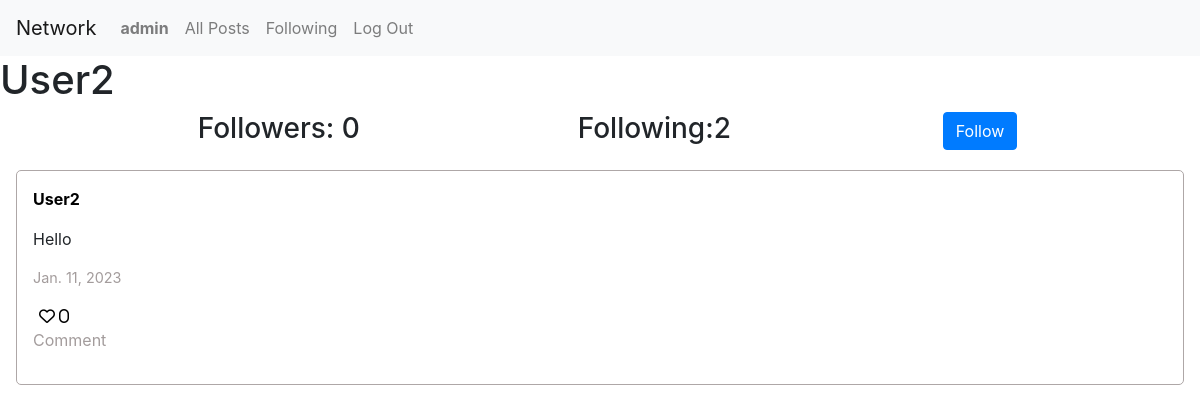
The page /user/5 (signed in) on the database its author committed.
### network/models.py (models this page shows, shortened)
class User(AbstractUser):
    pass

class Post(models.Model):
    author = models.ForeignKey(User, on_delete=models.CASCADE)
    text = models.CharField(max_length=100)
    date = models.DateField(auto_now_add=True)
    likes = models.IntegerField(default=0)

### network/views.py (the view)
# urls.py: path("user/<int:id>",views.user, name="user"),
def user(request,id):
        user = User.objects.get(pk=id)
        posts = Post.objects.filter(author = user)
        following = Follow.objects.filter(user=user)
        followers = Follow.objects.filter(user_follower=user)
        paginator = Paginator(posts, 5)
        page_number = request.GET.get('page')
        posts_of_the_page = paginator.get_page(page_number)
        liked_posts_arr = liked_posts(request.user)
        try:
            checkFollow = followers.filter(user = User.objects.get(pk = request.user.id))
            if len(checkFollow) != 0:
                isFollowing = False
            else:
                isFollowing = True
        except:
            isFollowing = False
        return render(request, "network/user.html", {
            "username":user.username,
            "posts":posts_of_the_page,
            "following":following,
            "followers":followers,
            "user_profile": user,
            "isFollowing":isFollowing,
            "liked_posts":liked_posts_arr
        })

### network/views.py (called while the page is built)
def liked_posts(user):
    posts = Post.objects.all().order_by('-date')
    liked_posts_arr = []
    likes = Like.objects.filter(user = user)
    for post in posts:
        for like in likes:
            if(post == like.post):
                liked_posts_arr.append(post)
    return liked_posts_arr

### network/templates/network/user.html (shortened to what this page needs)
{% extends "network/layout.html" %}
{% block body %}
   <h1>{{username}}</h1>
    <div class="container">
        <div class="row d-flex justify-content-center">
            <h3 class="col-4">Followers: {{followers.count}}</h3>
            <h3 class="col-4">Following:{{following.count}} </h3>
            {%if user.is_authenticated %}
                {%if user != user_profile %}
                    {%if isFollowing %}
                    <form action="{%url 'follow' user_profile.id%}" method="post">
                        <input type="submit" class="btn btn-primary" value="Follow"/>
                    </form>
                    {%else%}
                    <form action="{%url 'unfollow' user_profile.id%}" method="post">
                        {% csrf_token %}
                        <input type="submit" class="btn btn-danger" value="Unfollow"/>
                    </form>
                    {%endif%}
                {%endif%}
            {%endif%}
        </div>
    </div>
    {%if posts%}
        {%for post in posts%}
        <div id="post-{{post.id}}" class="post_container">
            <a class="user_link" href="{%url 'user' post.author.id%}"><p class="post_author">{{post.author}}</p></a>
            <p class="post_text">{{post.text}}</p>
            <p class="post_date">{{post.date}}</p>
            <button id="{{post.id}}" class = "likeBtn fa-heart {% if post in liked_posts%}fa-solid{%else%}fa-regular{%endif%}"> {{post.likes}}</button>
            <p class="post_comment">Comment</p>
        </div>
        {%endfor%}
    {%else%}
        <div>No posts yet.</div>
    {%endif%}
{% endblock %}

### network/templates/network/layout.html (shortened to what this page needs)
{% load static %}
<!DOCTYPE html>
<html lang="en">
    <head>
        <link rel="stylesheet" href="https://stackpath.bootstrapcdn.com/bootstrap/4.4.1/css/bootstrap.min.css">
        <link rel="stylesheet" href="https://cdnjs.cloudflare.com/ajax/libs/font-awesome/6.2.1/css/all.min.css" />
        <link href="{% static 'network/styles.css' %}" rel="stylesheet">
    </head>
    <body>
        <nav class="navbar navbar-expand-lg navbar-light bg-light">
            <a class="navbar-brand" href="{% url 'index' %}">Network</a>
            <div>
              <ul class="navbar-nav mr-auto">
                {% if user.is_authenticated %}
                    <li class="nav-item">
                        <a class="nav-link" href="{%url 'user' user.id%}"><strong>{{ user.username }}</strong></a>
                    </li>
                {% endif %}
                <li class="nav-item">
                  <a class="nav-link" href="{% url 'index' %}">All Posts</a>
                </li>
                {% if user.is_authenticated %}
                    <li class="nav-item">
                        <a class="nav-link" href="{% url 'following' user.id%}">Following</a>
                    </li>
                    <li class="nav-item">
                        <a class="nav-link" href="{% url 'logout' %}">Log Out</a>
                    </li>
                {% endif %}
              </ul>
            </div>
          </nav>
        <div class="body">
            {% block body %}
            {% endblock %}
        </div>
    </body>
</html>

### network/static/network/styles.css (style rules this page uses)
.post_container { padding: 1rem; border: 1px solid #aea7a7; border-radius: 5px; margin:1rem; }
.post_author { font-weight: bold; }
.post_date { font-size: .9rem; color: #a39c9c; }
.post_comment { color: #a39c9c; }
.likeBtn { background-color: transparent; border: none; }
.user_link, .user_link:hover { text-decoration: none; color: #000; }

### rows shown on the page
User: username "admin"
User: username "User2"
Post: author "User2", text "Hello", date "Jan. 11, 2023", likes "0"

### other values the page prints
{{ followers.count }} "0"
{{ following.count }} "2"
